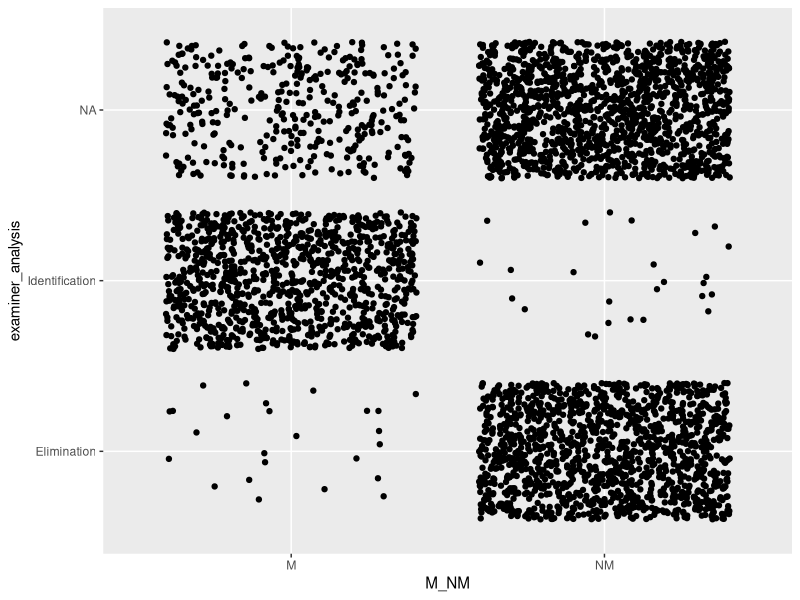
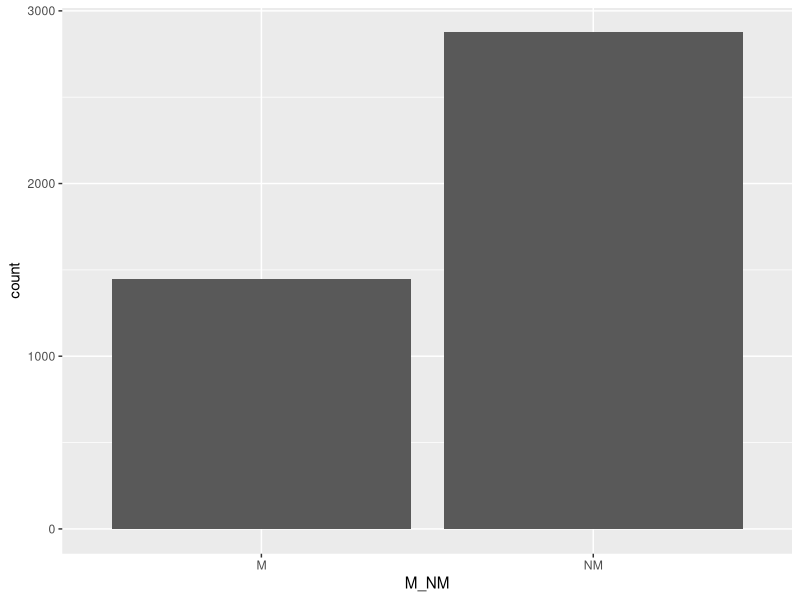
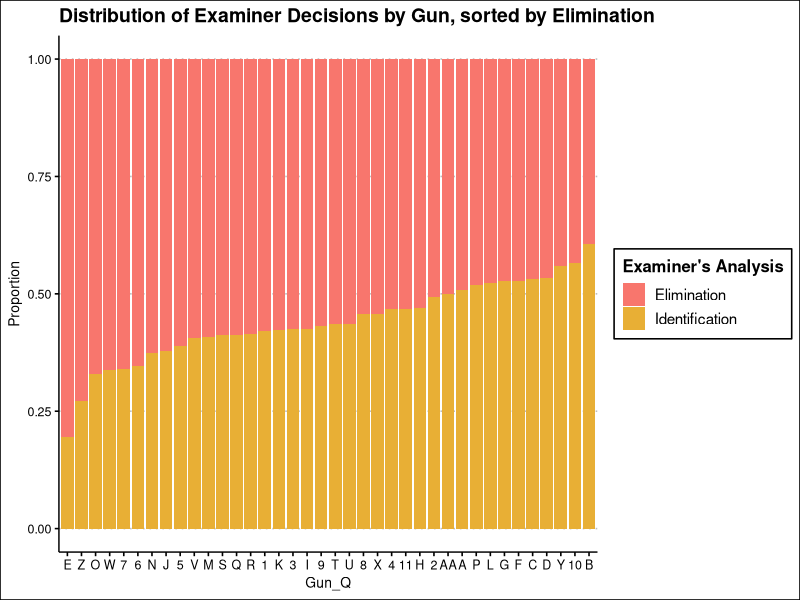
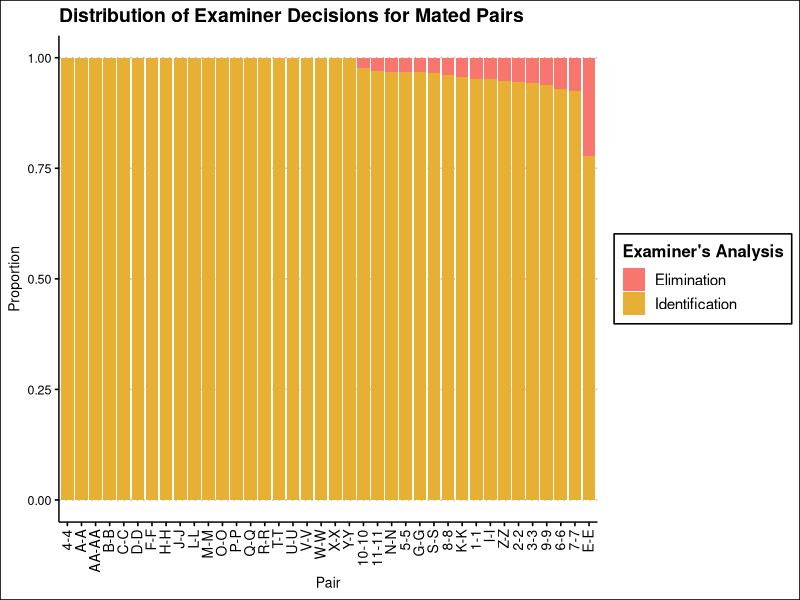
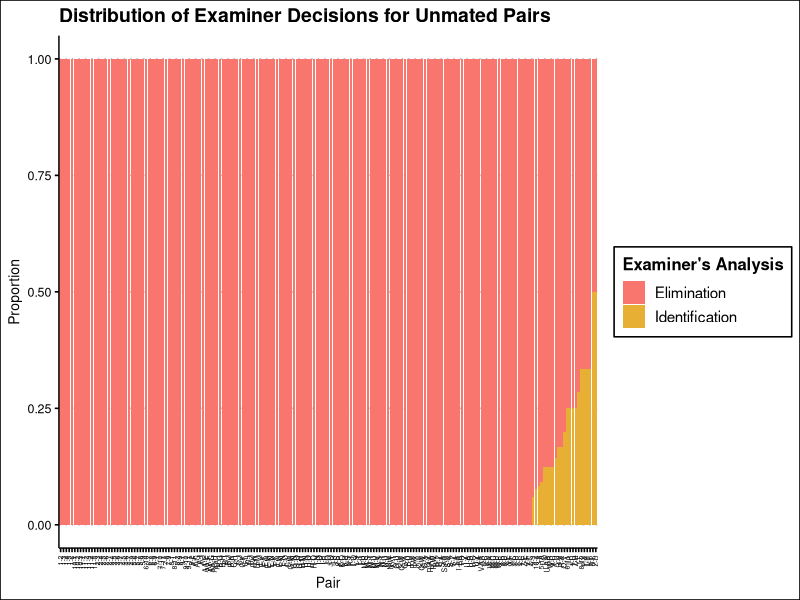
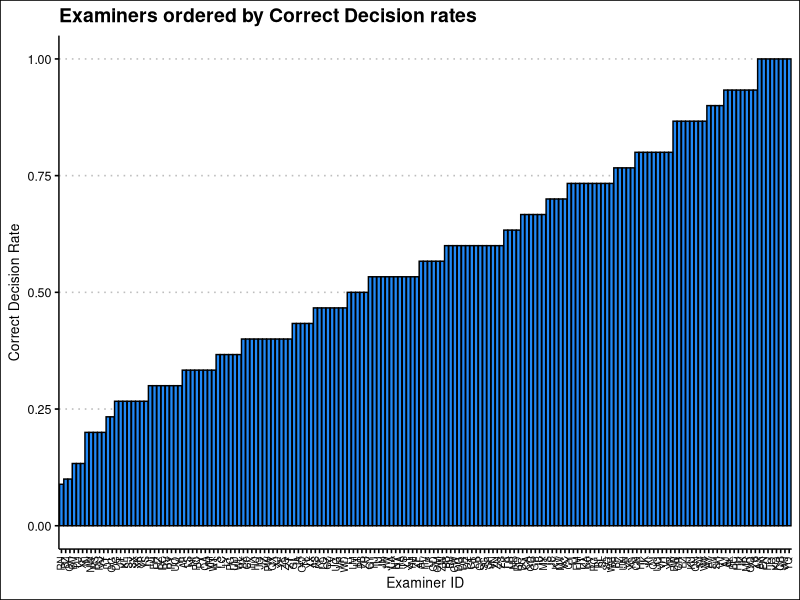

The R script that drew these images, in order:
## ---- chunk 1
library(tidyverse)
library(readxl)
library(vcd)
library(ggthemes)
library(forcats)
## ---- chunk 2
# Loading in the data
clean_data <- read_csv('clean_data.csv')

# brief column cleaning
clean_data$examiner_analysis <- clean_data$`Examiner's Analysis`
clean_data$examiner_analysis <- fct_relevel(clean_data$examiner_analysis, c('Elimination', 'Inc-C', 'Inc-B', 'Inc-A', 'Identification'))
## ---- chunk 3
# Per-pair counts of decisions
pair_summary <- clean_data %>%
  count(Pair, `Examiner's Analysis`) %>%
  pivot_wider(
    names_from = `Examiner's Analysis`,
    values_from = n,
    values_fill = 0
  )
## ---- chunk 4
# Counts of pair observations and individual gun observations
pair_counts <- clean_data %>% group_by(Pair) %>% summarize(n = n())

gun_counts <- clean_data %>% group_by(Gun_Q) %>% summarize(n = n())
## ---- chunk 5
# Per-examiner counts of decisions made
exam_summary <- clean_data %>%
  count(ExamID, `Examiner's Analysis`) %>%
  pivot_wider(
    names_from = `Examiner's Analysis`,
    values_from = n,
    values_fill = 0
  )
## ---- chunk 6
# Jitter plot of examiner decisions 
ggplot(clean_data %>%
  filter(!examiner_analysis %in% c(
    "X-Did not provide answer",
    "Unsuitable-Lack of sufficent marks on QUESTIONED sample",
     "Unsuitable-Lack of sufficent marks on QUESTIONED and KNOWN samples",
    "Unsuitable-Lack of sufficent marks on KNOWN samples",
    "Inc",
    "Inc-B and Inc-C",
     "Inc-A and Inc-C"
  )), aes(x = M_NM, y = examiner_analysis)) +
  geom_jitter()



# mated vs nonmated counts
ggplot(clean_data, aes(x = M_NM)) + 
  geom_bar()

# Sort proportions based on elimination rates
elim_sorted <- clean_data %>% 
  group_by(Gun_Q) %>% 
  summarize(prop_elim = mean(`Examiner's Analysis` == "Elimination", na.rm = TRUE)) %>% 
  arrange(desc(prop_elim)) %>% 
  pull(Gun_Q)

# Visualize proportions of decisions made based on gun
clean_data %>%
  filter(examiner_analysis %in% c("Elimination", "Inc-C", "Inc-B", "Inc-A", "Identification")) %>% 
  mutate(Gun_Q = factor(Gun_Q, levels = elim_sorted)) %>%
  ggplot(aes(x = Gun_Q, fill = examiner_analysis)) +
  geom_bar(position = "fill") +
  labs(
    x = "Gun_Q",
    y = "Proportion",
    fill = "Examiner's Analysis",
    title = "Distribution of Examiner Decisions by Gun, sorted by Elimination"
  ) + 
  theme_clean() + 
    scale_fill_manual(values=c("#F8766D", "#E8AF35", "#EBE41E", "#00BA38", "#2089F7"))


# Graph pairs rather than guns. Separating into M and NM to cut the amount of pairs


# Sorting mated pairs
mated_sorted <- clean_data %>% 
  group_by(Pair) %>% 
  summarize(prop_id = mean(examiner_analysis == 'Identification', na.rm = TRUE)) %>% 
  arrange(desc(prop_id)) %>% 
  pull(Pair)

# graphing Mated pairs
clean_data %>%
  filter(M_NM == "M") %>% 
  filter(examiner_analysis %in% c("Elimination", "Identification", "Inc-C", "Inc-B", "Inc-A")) %>% 
  mutate(Pair = factor(Pair, levels = mated_sorted)) %>% 
  ggplot(aes(x = Pair, fill = examiner_analysis)) +
  geom_bar(position = "fill") +
  labs(
    x = "Pair",
    y = "Proportion",
    fill = "Examiner's Analysis",
    title = "Distribution of Examiner Decisions for Mated Pairs"
  ) + 
  theme_clean() + 
  theme(axis.text.x = element_text(angle = 90, hjust = 1, vjust = 0.4, size = 10)) + 
  scale_fill_manual(values=c("#F8766D", "#E8AF35", "#EBE41E", "#00BA38", "#2089F7"))


# Sorting unmated pairs
unmated_sorted <- clean_data %>% 
  group_by(Pair) %>% 
  summarize(prop_el = mean(examiner_analysis == 'Elimination', na.rm = TRUE)) %>% 
  arrange(desc(prop_el)) %>% 
  pull(Pair)



# graphing non mated pairs
clean_data %>%
  filter(M_NM == "NM") %>% 
  filter(examiner_analysis %in% c("Elimination", "Identification", "Inc-C", "Inc-B", "Inc-A")) %>% 
  mutate(Pair = factor(Pair, levels = unmated_sorted)) %>% 
  ggplot(aes(x = Pair, fill = examiner_analysis)) +
  geom_bar(position = "fill") +
  labs(
    x = "Pair",
    y = "Proportion",
    fill = "Examiner's Analysis",
    title = "Distribution of Examiner Decisions for Unmated Pairs"
  ) + 
  theme_clean() + 
  theme(axis.text.x = element_text(angle = 90, hjust = 1, vjust = 0.4, size = 5))+ 
  scale_fill_manual(values=c("#F8766D", "#E8AF35", "#EBE41E", "#00BA38", "#2089F7"))




# Adding a 'correct' column for when examiners make the correct decision
clean_data <- clean_data %>%
  mutate(correct = case_when(
    M_NM == "NM" & examiner_analysis == "Elimination" ~ 1,
    M_NM == "M" & examiner_analysis == "Identification" ~ 1,
    TRUE ~ 0
  ))

# Graphing examiner correct decisions made
clean_data %>%
  group_by(ExamID) %>%
  summarize(correct_rate = mean(correct, na.rm = TRUE)) %>%
  ggplot(aes(x = reorder(factor(ExamID), correct_rate), y = correct_rate)) +
  geom_bar(stat = "identity", fill = "#2089F7", color = 'black') +
  labs(x = "Examiner ID", y = "Correct Decision Rate", title = "Examiners ordered by Correct Decision rates") +
  theme_clean() +
  theme(axis.text.x = element_text(angle = 90, hjust = 1, vjust = 0.4, size = 7))
